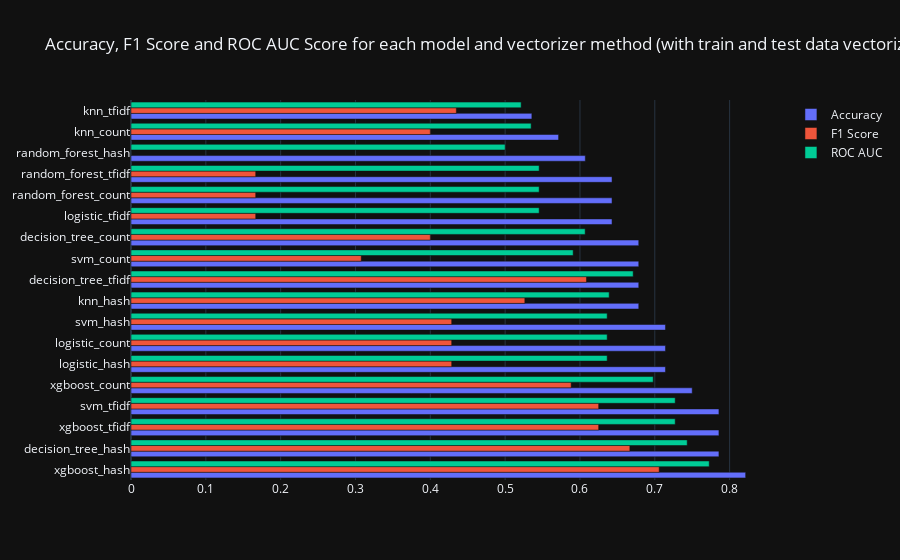

Notebook code for this chart:
### Code cell
# plot all results (accuracy, f1, roc_auc) with a horizontal bar chart in plotly

import plotly.graph_objects as go

results_df = results_df.sort_values(by=['accuracy'], ascending=False)
title = f'Accuracy, F1 Score and ROC AUC Score for each model and vectorizer method (with train and test data vectorized by {"train reference answer" if VECTORIZER_BY_REFERENCE else "train answer"})'
fig = go.Figure(data=[
    go.Bar(name='Accuracy', x=results_df['accuracy'], y=results_df.index, orientation='h'),
    go.Bar(name='F1 Score', x=results_df['f1_score'], y=results_df.index, orientation='h'),
    go.Bar(name='ROC AUC', x=results_df['roc_auc_score'], y=results_df.index, orientation='h')
])
fig.update_layout(barmode='group', title=title)
fig.show()

### Figure 1 — Plotly figure (JSON) as saved in the notebook; plotly's stock layout.template omitted (floating-point values rounded to 4 significant figures)
{"data": [{"name": "Accuracy", "orientation": "h", "x": [0.8214, 0.7857, 0.7857, 0.7857, 0.75, 0.7143, 0.7143, 0.7143, 0.6786, 0.6786, 0.6786, 0.6786, 0.6429, 0.6429, 0.6429, 0.6071, 0.5714, 0.5357], "y": ["xgboost_hash", "decision_tree_hash", "xgboost_tfidf", "svm_tfidf", "xgboost_count", "logistic_hash", "logistic_count", "svm_hash", "knn_hash", "decision_tree_tfidf", "svm_count", "decision_tree_count", "logistic_tfidf", "random_forest_count", "random_forest_tfidf", "random_forest_hash", "knn_count", "knn_tfidf"], "type": "bar"}, {"name": "F1 Score", "orientation": "h", "x": [0.7059, 0.6667, 0.625, 0.625, 0.5882, 0.4286, 0.4286, 0.4286, 0.5263, 0.6087, 0.3077, 0.4, 0.1667, 0.1667, 0.1667, 0.0, 0.4, 0.4348], "y": ["xgboost_hash", "decision_tree_hash", "xgboost_tfidf", "svm_tfidf", "xgboost_count", "logistic_hash", "logistic_count", "svm_hash", "knn_hash", "decision_tree_tfidf", "svm_count", "decision_tree_count", "logistic_tfidf", "random_forest_count", "random_forest_tfidf", "random_forest_hash", "knn_count", "knn_tfidf"], "type": "bar"}, {"name": "ROC AUC", "orientation": "h", "x": [0.7727, 0.7433, 0.7273, 0.7273, 0.6979, 0.6364, 0.6364, 0.6364, 0.639, 0.6711, 0.5909, 0.607, 0.5455, 0.5455, 0.5455, 0.5, 0.5348, 0.5214], "y": ["xgboost_hash", "decision_tree_hash", "xgboost_tfidf", "svm_tfidf", "xgboost_count", "logistic_hash", "logistic_count", "svm_hash", "knn_hash", "decision_tree_tfidf", "svm_count", "decision_tree_count", "logistic_tfidf", "random_forest_count", "random_forest_tfidf", "random_forest_hash", "knn_count", "knn_tfidf"], "type": "bar"}], "layout": {"barmode": "group", "title": {"text": "Accuracy, F1 Score and ROC AUC Score for each model and vectorizer method (with train and test data vectorized by train reference answer)"}}}
